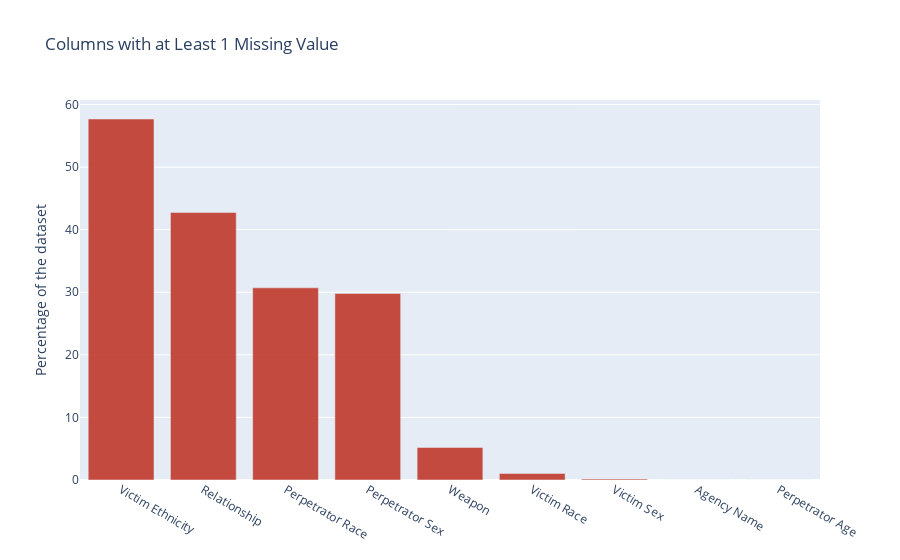

Write notebook code for a chart like this one.
### Code cell
print('Total Number of Rows: '+ str(data.shape[0]))
print_missing_values(data)

### Figure 1 — Plotly figure (JSON) as saved in the notebook; plotly's stock layout.template omitted (floating-point values rounded to 4 significant figures)
{"data": [{"marker": {"color": "#c0392b"}, "opacity": 0.9, "type": "bar", "x": ["Victim Ethnicity", "Relationship", "Perpetrator Race", "Perpetrator Sex", "Weapon", "Victim Race", "Victim Sex", "Agency Name", "Perpetrator Age"], "y": [57.69, 42.76, 30.71, 29.82, 5.199, 1.046, 0.1541, 0.007362, 0.0001566]}], "layout": {"barmode": "group", "legend": {"orientation": "h"}, "showlegend": false, "title": {"text": "Columns with at Least 1 Missing Value"}, "yaxis": {"title": {"text": "Percentage of the dataset"}}}}
